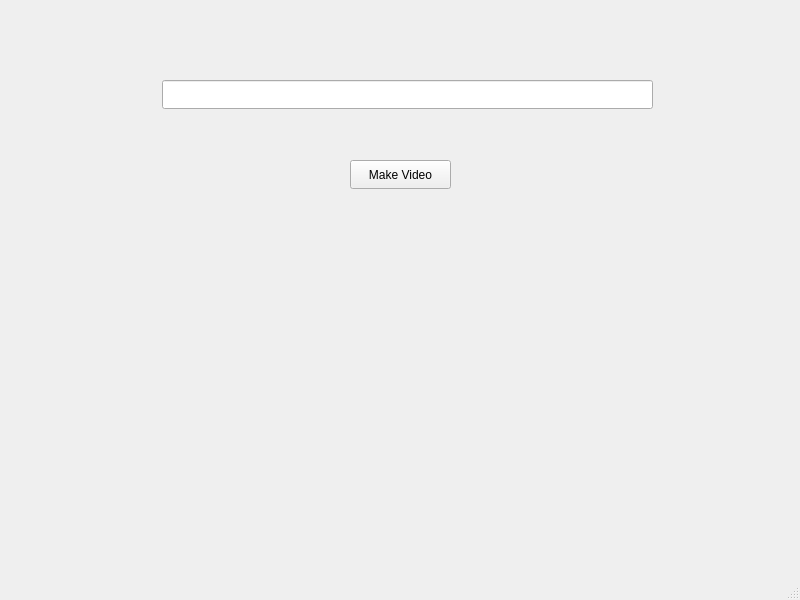
<?xml version="1.0" encoding="UTF-8"?>
<ui version="4.0">
 <class>MainWindow</class>
 <widget class="QMainWindow" name="MainWindow">
  <property name="geometry">
   <rect>
    <x>0</x>
    <y>0</y>
    <width>800</width>
    <height>600</height>
   </rect>
  </property>
  <property name="windowTitle">
   <string>MainWindow</string>
  </property>
  <widget class="QWidget" name="centralwidget">
   <widget class="QPushButton" name="pushButton">
    <property name="geometry">
     <rect>
      <x>350</x>
      <y>160</y>
      <width>101</width>
      <height>29</height>
     </rect>
    </property>
    <property name="text">
     <string>Make Video</string>
    </property>
   </widget>
   <widget class="QLineEdit" name="lineEdit">
    <property name="geometry">
     <rect>
      <x>162</x>
      <y>80</y>
      <width>491</width>
      <height>29</height>
     </rect>
    </property>
    <property name="inputMask">
     <string/>
    </property>
   </widget>
  </widget>
  <widget class="QStatusBar" name="statusbar"/>
 </widget>
 <resources/>
 <connections/>
</ui>
